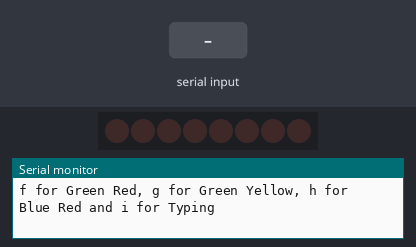
The sketch below on a simulated Arduino Leonardo, built with avr-gcc and run on an emulated ATmega32U4. Parts: 8 shift-register outputs drawn as a row of LEDs (first output left, lit = HIGH), the last lines printed to the serial monitor. Wiring (inferred from the names in the program): shift register (74HC595): data pin 12; shift clock pin 9; latch pin 11. Wiring (inferred from the signals the program sends): row of LEDs: on Q0, Q1, Q2, Q3, Q4, Q5, Q6, Q7. The test bench sets the inputs (shaded band).

Above: at 1.2 s.
1.3 s: "b90\n" received over Serial
At 3.6 s:
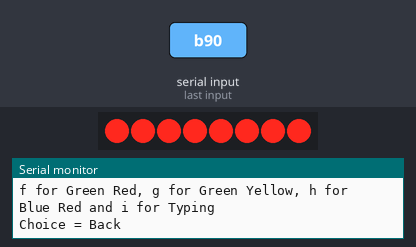
3.8 s: "a90\n" received over Serial
At 4.1 s:
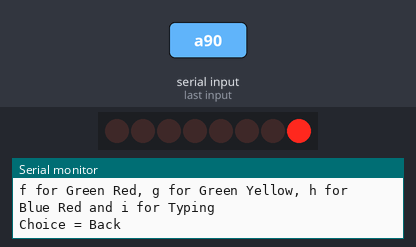
6.1 s: "f" received over Serial
At 8.0 s:
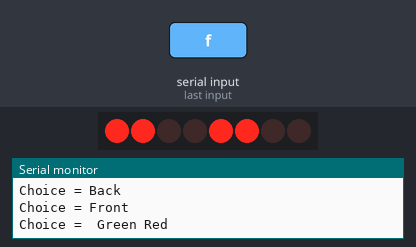
8.4 s: "d90\n" received over Serial
At 9.8 s:
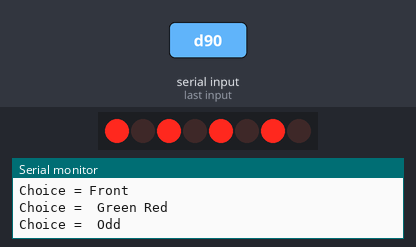
10.7 s: "c90\n" received over Serial
At 12.7 s:
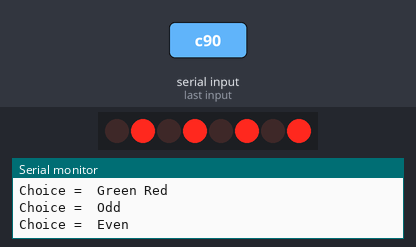
13.0 s: "e" received over Serial
At 14.5 s:
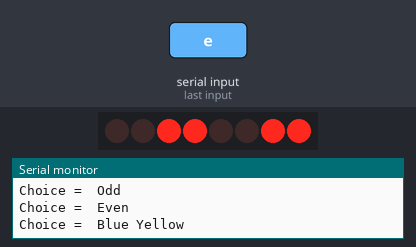
Timing chart, 0 to 16.0 s (numbered marks = the images above; inputs shaded):
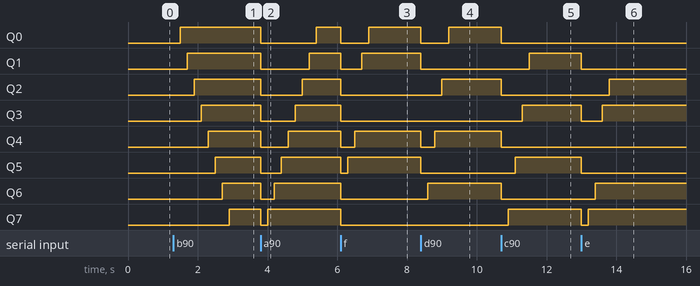

Measured:
- after the input at 1.3 s, Q0: LOW → HIGH after 0.20 s; Q1: LOW → HIGH after 0.40 s; Q2: LOW → HIGH after 0.60 s; Q3: LOW → HIGH after 0.80 s; Q4: LOW → HIGH after 1.0 s
- after the input at 3.8 s, Q0: HIGH → LOW at once, → HIGH 1.6 s later; Q1: HIGH → LOW at once, → HIGH 1.4 s later; Q2: HIGH → LOW at once, → HIGH 1.2 s later; Q3: HIGH → LOW at once, → HIGH 1.0 s later; Q4: HIGH → LOW at once, → HIGH 0.80 s later
- after the input at 6.1 s, Q0: HIGH → LOW at once, → HIGH 0.80 s later; Q1: HIGH → LOW at once, → HIGH 0.60 s later; Q2, Q3, Q6, Q7: HIGH → LOW at once; Q4: HIGH → LOW at once, → HIGH 0.40 s later; Q5: HIGH → LOW at once, → HIGH 0.20 s later
- after the input at 8.4 s, Q0: HIGH → LOW at once, → HIGH 0.80 s later; Q1, Q5: HIGH → LOW at once; Q2: LOW → HIGH after 0.60 s; Q4: HIGH → LOW at once, → HIGH 0.40 s later; Q6: LOW → HIGH after 0.20 s
- after the input at 10.7 s, Q0, Q2, Q4, Q6: HIGH → LOW at once; Q1: LOW → HIGH after 0.80 s; Q3: LOW → HIGH after 0.60 s; Q5: LOW → HIGH after 0.40 s; Q7: LOW → HIGH after 0.20 s
- after the input at 13.0 s, Q1, Q5: HIGH → LOW at once; Q2: LOW → HIGH after 0.80 s; Q3: HIGH → LOW at once, → HIGH 0.60 s later; Q6: LOW → HIGH after 0.40 s; Q7: HIGH → LOW at once, → HIGH 0.20 s later

The sketch:

The_Serial_Monitor.ino
```cpp
//In this lesson we integrate the serial port to send information to the board on what lights we want to turn on or off
//and it what pattern

int latchPin = 11;
int clockPin = 9;
int dataPin = 12;
int tDelay = 200;

byte leds = 0;
void updateShiftRegister()
{
   digitalWrite(latchPin, LOW);
   shiftOut(dataPin, clockPin, LSBFIRST, leds);
   digitalWrite(latchPin, HIGH);
}
void setup()
{
  pinMode(latchPin, OUTPUT);
  pinMode(dataPin, OUTPUT);
  pinMode(clockPin, OUTPUT);
  updateShiftRegister();
  Serial.begin(9600);
  while (! Serial); // Wait untilSerial is ready - Leonardo
  Serial.println("Enter action, a for front, b for back, c for even, d for odd, e for Blue Yellow,");
  Serial.println("f for Green Red, g for Green Yellow, h for Blue Red and i for Typing");
}

//Clears all the LEDS to 0
void Clear()
{
  leds = 0;
  updateShiftRegister();
  delay(tDelay);
}

//Turns on all the lights one by 1 from 0 to 7
/*i =  0           1           2           3           4           5           6           7
 * 1000 0000 | 1100 0000 | 1110 0000 | 1111 0000 | 1111 1000 | 1111 1100 | 1111 1110 | 1111 1111
 */
void front()
{
  Clear();
  for (int i = 0; i < 8; i++)
  {
    bitSet(leds, i);
    updateShiftRegister();
    delay(tDelay);
  }
}

//Turns on all the lights one by 1 from 7 to 0
/*i =  0           1           2           3           4           5           6           7
 * 0000 0001 | 0000 0011 | 0000 0111 | 0000 1111 | 0001 1111 | 0011 1111 | 0111 1111 | 1111 1111
 */
void back()
{
  Clear();
  for (int i = 0; i < 8; i++)
  {
    bitSet(leds, 7-i);
    updateShiftRegister();
    delay(tDelay);
  }
}

//Turns on all the even lights
/*i =  0           1           2           3
 * 1000 0000 | 1010 0000 | 1010 1000 | 1010 1010
 */
void even()
{
  Clear();
  for (int i = 0; i < 4; i++)
  {
    bitSet(leds, 2*i);
    updateShiftRegister();
    delay(tDelay);
  }
}


//Turns on all the odd lights
/*i =  1           2           3           4
 * 0100 0000 | 0101 0000 | 0101 0100 | 0101 0101
 */
void odd()
{
  Clear();
  for (int i = 1; i < 5; i++)
  {
    bitSet(leds, 2*i-1);
    updateShiftRegister();
    delay(tDelay);
  }
}

//Turns on all only the blue and yellow lights (Physical Color order -> BBGGYYRR)
/*i =  0           1           4           5
 * 1000 0000 | 1100 0000 | 1100 1000 | 1100 1100
 */
void blueYellow()
{
  Clear();
  for (int i = 0; i < 8; i++)
  {
    bitSet(leds, i);
    updateShiftRegister();
    if(i%2 == 1){i = i + 2;}
    delay(tDelay);
  }
}

//Turns on all only the green and red lights (Physical Color order -> BBGGYYRR)
/*i =  2           3           6           7
 *0010 0000 |  0011 0000 | 0011 0010 | 0011 0011
 */
void greenRed()
{
  Clear();
  for (int i = 2; i < 8; i++)
  {
    bitSet(leds, i);
    updateShiftRegister();
    if(i%2 == 1){i = i + 2;}
    delay(tDelay);
  }
}

//Turns on all only the blue and red lights (Physical Color order -> BBGGYYRR)
/*i =  0           1           6           7
 *1000 0000 |  1100 0000 | 1100 0010 | 1100 0011
 */
void blueRed()
{
  Clear();
  for (int i = 0; i < 8; i++)
  {
    bitSet(leds, i);
    updateShiftRegister();
    if(i%2 == 1){i = i + 4;}
    delay(tDelay);
  }
}

//Turns on all only the green and yellow lights (Physical Color order -> BBGGYYRR)
/*i =  2           3           4           5
 *0010 0000 | 0011 0000 | 0011 1000 | 0011 1100
 */
void greenYellow()
{
  Clear();
  for (int i = 2; i < 6; i++)
  {
    bitSet(leds, i);
    updateShiftRegister();
    delay(tDelay);
  }
}

//A menu where you maunally can choose which lights to turn on
int typing()
{
    if (Serial.available())
  {
    char ch = Serial.read();
    if (ch >= '0' && ch <= '7')
    {
      int led = ch - '0';
      bitSet(leds, led);
      updateShiftRegister();
      Serial.print("Turned on LED ");
      Serial.println(led);
    }
    if (ch == 'x')
    {
      leds = 0;
      updateShiftRegister();
      Serial.println("Cleared");
    }
    if (ch == 'b')
    {
      Serial.println("Exiting");
      return 1;
    }
    return 0;
  }
}

//Main loop that lets you choose between all of your options
void loop()
{
   int whileBreak = 0;
   if (Serial.available())
   {
    char choice = Serial.read();
    if (choice == 'a')
    {
      front();
      Serial.println("Choice = Front");
    }
    else if (choice == 'b')
    {
      back();
      Serial.println("Choice = Back");
    }
    else if (choice == 'c')
    {
      even();
      Serial.println("Choice =  Even");
    }
    else if (choice == 'd')
    {
      odd();
      Serial.println("Choice =  Odd");
    }
    else if (choice == 'e')
    {
      blueYellow();
      Serial.println("Choice =  Blue Yellow");
    }
    else if (choice == 'f')
    {
      greenRed();
      Serial.println("Choice =  Green Red");
    }
    else if (choice == 'g')
    {
      greenYellow();
      Serial.println("Choice =  Green Yellow");
    }
    else if (choice == 'h')
    {
      blueRed();
      Serial.println("Choice =  Blue Red");
    }
    else if (choice == 'i')
    {
      Serial.println("Entering Typing Menu");
      Serial.println("Enter LED Number 0 to 7, or 'x' to clear or 'b' to go back to previous menu");
      while(whileBreak == 0)
      {
        whileBreak = typing();
      }
    }
   }
}
```
